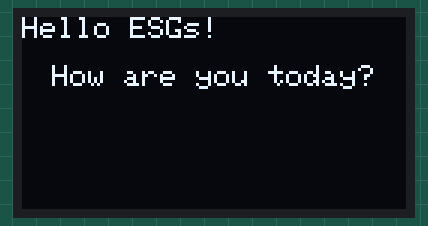
Recording of a sketch running on a simulated Arduino Uno, built with avr-gcc and run on an emulated ATmega328P. On the bench: 128×64 one-colour display. Wiring (inferred from the names in the program): SSD1306 OLED at I2C address 0x3C. At 0.0 s the program stops and its outputs stay as they are.

Above: at 0.1 s.

The sketch:

SSD1306-Driver.ino
```cpp
#include "oled.hpp"

/* Using the below with oled::print_p(...) saves precious SRAM. */
static const char PROGMEM s1[] = "Hello ESGs!";
static const char PROGMEM s2[] = "How are you today?";

/* The setup() function is called only once by the AVR run-time. */
void setup() {
  oled::init();
  oled::clear();
}

/* The loop() function is called repetitively by the AVR run-time. */
void loop() {
  oled::move(0, 0);
  oled::print_p(s1);
  oled::move(2, 10);
  oled::print_p(s2);
  while (true) { /* wait forever */ }
}
```

glcdfont.h
```cpp
#ifndef GLCDFONT_H
#define GLCDFONT_H

#include "Arduino.h"

#define GLDC_WIDTH  5
#define GLDC_HEIGHT 7

/* The font is 5x7 pixels. Data is stored in 8-bit columns. */
extern const byte glcdfont[256][5] PROGMEM;

#endif /* GLCDFONT_H */
```

oled.cpp
```cpp
#include "oled.hpp"
#include "glcdfont.h"

#include "Wire.h"

// Meximum X and Y coordinates per display size.
#define MAXX (OLED_COLS   - 1)
#define MAXY (OLED_ROWS*8 - 1)

namespace oled {
  /* OLED initialisation sequence, enabling the charge pump circuit.
   * Note that per contract, the sequence must not exceed 31 bytes. */
  const byte OLED_INIT_CMDS[] PROGMEM = {
    0xAE,       // Set Display OFF
    0xD5, 0x80, // Set Display Clock Divide Ratio / Oscillator Frequency
    0xA8, MAXY, // Set Multiplex Ratio
    0xD3, 0x00, // Set Display Offset
    0x40,       // Set Display Start Line
    0x8D, 0x14, // Charge Pump Setting (x)
    0x20, 0x00, // Set Memory Addressing Mode
    0xA1,       // Set Segment Re-map
    0xC8,       // Set COM Output Scan Direction
    0xDA, 0x12, // Set COM Pins Hardware Configuration
    0x81, 0xCF, // Set Contrast Control
    0xD9, 0xF1, // Set Pre-charge Period
    0xDB, 0x20, // Set V_COMH Deselect Level (0x20 or 0x40)
    0xA4,       // Entire Display ON
    0xA6,       // Set Normal/Inverse Display
    0x2E,       // Deactivate scroll
    0xAF,       // Set Display ON
  };

  /* Expose the size of the above dynamic array. */
  const size_t OLED_INIT_CMDS_SIZE = sizeof(OLED_INIT_CMDS);

  /* Beware that the OLED_INIT_CMDS[] byte array resides in
   * program (flash) memory, and not in SRAM -> use send_p(). */
  uint8_t init() {
    Wire.begin();
    Wire.setClock(400000);           // use I2C in fast mode
    Wire.setWireTimeout(1000, true); // set time-out to 1 ms
    const uint8_t error =
    send_p(SSD1306_CMD_MODE, OLED_INIT_CMDS, OLED_INIT_CMDS_SIZE);
    if (Wire.getWireTimeoutFlag()) { Wire.clearWireTimeoutFlag(); }
    return error;
  }

  /* REVIEW: Should the below clear the Wire time-out flag too? */
  uint8_t send(byte ctrl_mode, byte data[], size_t length) {
    Wire.beginTransmission(OLED_I2C_ADDRESS);
    Wire.write(ctrl_mode);
    byte *ptr = data;
    while (length > 0) {
      const size_t n = max(length, 31);
      Wire.write(ptr, n);
      ptr += n; length -= n;
      const uint8_t error =
        Wire.endTransmission(length == 0);
      if (error != 0) { return error; }
    }
    return 0; // no error if reaching here
  }

  /* REVIEW: Should the below clear the Wire time-out flag too? */
  uint8_t send_p(byte ctrl_mode, byte data[], size_t length) {
    Wire.beginTransmission(OLED_I2C_ADDRESS);
    Wire.write(ctrl_mode);
    byte *ptr = data;
    while (length > 0) {
      // NOTE: 31 bytes are left in the transmission buffer.
      for (size_t avail = 31; length > 0 && avail > 0; length--, avail--) {
        Wire.write(pgm_read_byte(ptr++));
      }
      const uint8_t error =
        Wire.endTransmission(length == 0);
      if (error != 0) { return error; }
    }
    return 0; // no error if reaching here
  }

  uint8_t copy(byte values[], size_t length) {
    return send(SSD1306_DATA_MODE, values, length);
  }

  uint8_t copy_p(byte values[], size_t length) {
    return send_p(SSD1306_DATA_MODE, values, length);
  }

  /* REVIEW: Should the below clear the Wire time-out flag too? */
  uint8_t write(byte value, size_t n = 1) {
    while (n > 0) {
      Wire.beginTransmission(OLED_I2C_ADDRESS);
      Wire.write(SSD1306_DATA_MODE);
      // NOTE: 31 bytes are left in the transmission buffer.
      for (int i = 0; i < 31 && n > 0; i++, n--) {
        Wire.write(value);
      }
      const uint8_t error =
        Wire.endTransmission(n == 0);
      if (error != 0) { return error; }
    }
    return 0; // no error if reaching here
  }

  /* REVIEW: Should the below clear the Wire time-out flag too? */
  uint8_t move(uint row, uint col) {
    Wire.beginTransmission(OLED_I2C_ADDRESS);
    Wire.write(SSD1306_CMD_MODE);
    Wire.write(0xB0 | (row & 0x07));
    Wire.write(0x00 | ((col >> 0) & 0x0F));
    Wire.write(0x10 | ((col >> 4) & 0x0F));
    return Wire.endTransmission(true);
  }

  uint8_t clear() {
    uint8_t error;
    error = oled::move(0, 0);
    if (error != 0) { return error; }
    error = oled::write(0x00, OLED_ROWS*OLED_COLS);
    if (error != 0) { return error; }
    error = oled::move(0, 0); // strictly not needed
    return error;
  }

  /* REVIEW: Should the below clear the Wire time-out flag too? */
  uint8_t emit(char c) {
    Wire.beginTransmission(OLED_I2C_ADDRESS);
    Wire.write(SSD1306_DATA_MODE);
    byte *ptr = glcdfont[(unsigned char) c];
    for (int i = 0; i < GLDC_WIDTH; i++) {
      Wire.write(pgm_read_byte(ptr++));
    }
    Wire.write(0x00); // space between characters
    return Wire.endTransmission(true);
  }

  /* REVIEW: Perhaps require s != nullptr as a precondition. */
  uint8_t print(const char* s) {
    if (s != nullptr) {
      while (*s != '\0') {
        const uint8_t error = emit(*(s++));
        if (error != 0) { return error; }
      }
    }
    return 0; // no error if reaching here
  }

  /* REVIEW: Perhaps require s != nullptr as a precondition. */
  uint8_t print_p(const char* s) {
    if (s != nullptr) {
      char c = pgm_read_byte(s++);
      while (c != '\0') {
        const uint8_t error = emit(c);
        if (error != 0) { return error; }
        c = pgm_read_byte(s++);
      }
    }
    return 0; // no error if reaching here
  }
}
```

oled.hpp
```cpp
#ifndef OLED_H
#define OLED_H

#include "Arduino.h"

// I2C address of the OLED display (default: 0x3C).
#ifndef OLED_I2C_ADDRESS
#define OLED_I2C_ADDRESS 0x3C
#endif

// Number of rows of the OLED display (default: 8)
#ifndef OLED_ROWS
#define OLED_ROWS 8
#endif

// Number of columns of the OLED display (default: 128)
#ifndef OLED_COLS
#define OLED_COLS 128
#endif

// Control byte for selecting the write mode.
#define SSD1306_CMD_MODE    0x00
#define SSD1306_DATA_MODE   0x40
#define SDD1306_SINGLE_BYTE 0x80 // "or" with one of the above

// Type synonym for "unsigned int" used for brevity.
typedef unsigned int uint;

// All OLED-related global functions live in their own namespace.
namespace oled {
  /* Note that the implementation guarantees that the size of
   * the below array is less than 32 elements. This allows us
   * to send the entire initialisation sequence in a single
   * transmission, since the capacity of the Wire transmission
   * buffer is 32 bytes. The array is held in program (flash)
   * memory because SRAM is scarce and precious. */
  extern const byte OLED_INIT_CMDS[] PROGMEM;

  /* Actual size of the OLED_INIT_CMDS[] array. */
  extern const size_t OLED_INIT_CMDS_SIZE;

  /* Configures the TWI and sends the above initialisation sequence
   * to the OLED. Returns 0 if successful, otherwise returns an error
   * code similar to the return value of Wire.endTransmission(). */
  uint8_t init();

  /* Sends a sequence of bytes in SRAM memory to the OLED.
   * Returns 0 if successful, otherwise returns an error code similar
   * to the return value of Wire.endTransmission(). */
  uint8_t send(byte control, byte data[], size_t length);

  /* Sends a sequence of bytes in program memory to the OLED.
   * Returns 0 if successful, otherwise returns an error code similar
   * to the return value of Wire.endTransmission(). */
  uint8_t send_p(byte ctrl_mode, byte data[], size_t length);

  /* Write a single value (possibly multiple times) to GDD RAM.
   * Returns 0 if successful, otherwise returns an error code similar
   * to the return value of Wire.endTransmission(). */
  uint8_t write(byte value, size_t n = 1);

  /* Copies an array of values from SRAM to the OLED's GDD RAM.
   * Returns 0 if successful, otherwise returns an error code similar
   * to the return value of Wire.endTransmission(). */
  uint8_t copy(byte values[], size_t length);

  /* Copies an array of values from program memory to the OLED's GDD RAM.
   * Returns 0 if successful, otherwise returns an error code similar
   * to the return value of Wire.endTransmission(). */
  uint8_t copy_p(byte values[], size_t length);

  /* Move the cursor to a given row (0..7) and column (0..127).
   * Returns 0 if successful, otherwise returns an error code similar
   * to the return value of Wire.endTransmission(). */
  uint8_t move(uint row, uint col);

  /* Clear the display and moves the cursor to the top-left position.
   * Returns 0 if successful, otherwise returns an error code similar
   * to the return value of Wire.endTransmission(). */
  uint8_t clear();

  /* Emits a given 5x7 ASCII character, using the glcdfont[] array.
   * Returns 0 if successful, otherwise returns an error code similar
   * to the return value of Wire.endTransmission(). */
  uint8_t emit(char c);

  /* Prints a null-terminated string by emitting all of its characters.
   * Returns 0 if successful, otherwise returns an error code similar
   * to the return value of Wire.endTransmission(). */
  uint8_t print(const char* s);

  /* Prints a null-terminated string by emitting all of its characters.
   * Unlike with print(), the string must reside in program memory.
   * Returns 0 if successful, otherwise returns an error code similar
   * to the return value of Wire.endTransmission(). */
  uint8_t print_p(const char* s);
}

#endif /* OLED_H */
```

Source omitted: glcdfont.c (data table, 9638 bytes)
